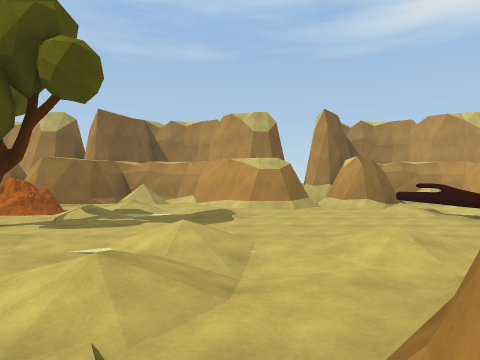
view 1 (above)

17 first-person views from a walk through a scene from a Unity 3-D project. The camera is 1.4 m above the floor, looks level and sees 75° across. The floor is counted in squares, 2 m on a side. Each view is taken from the middle of a square. On the plan, view 1 faces up. The plan holds only what a view shows up to about 10 squares ahead; the rest is blank. The place goes on beyond the plan. The player character is not drawn.

view 2
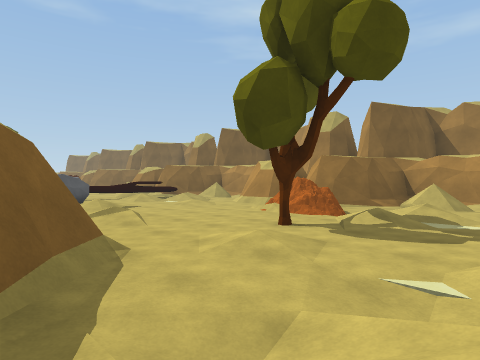

view 3
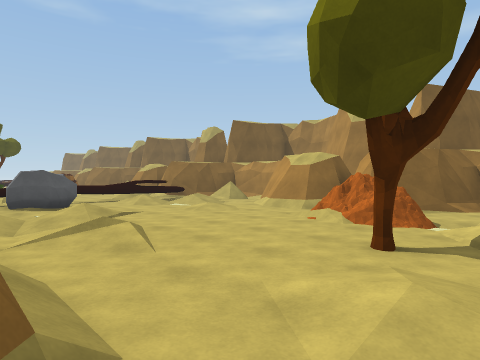

view 4
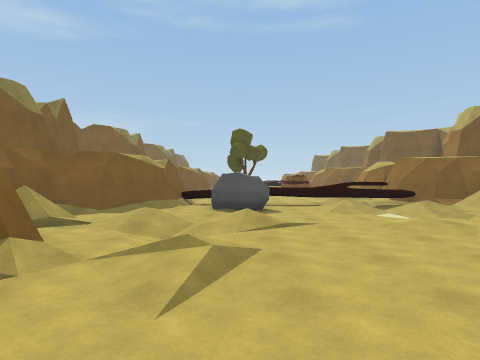

view 5
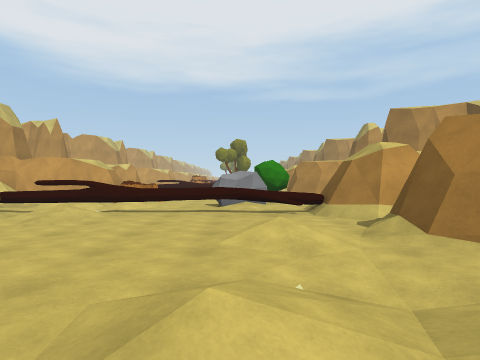

view 6
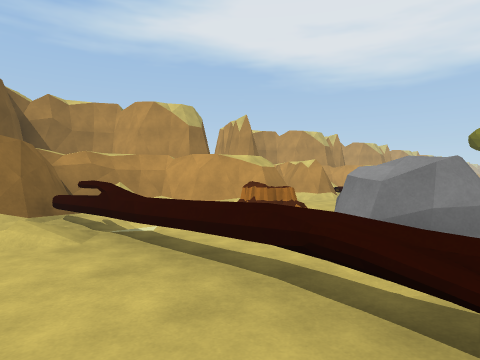

view 7
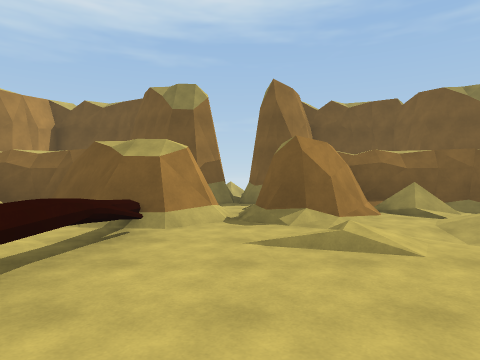

view 8
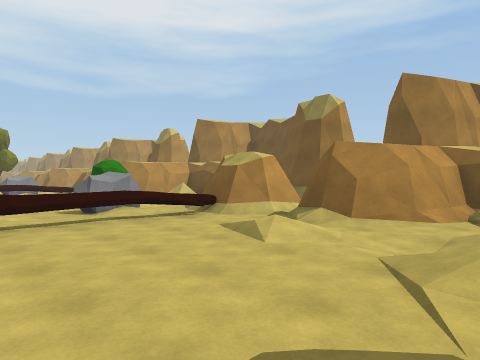

view 9
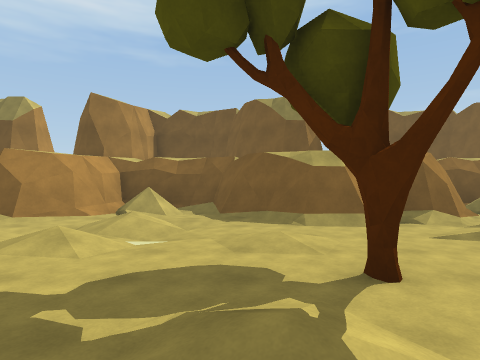

view 10
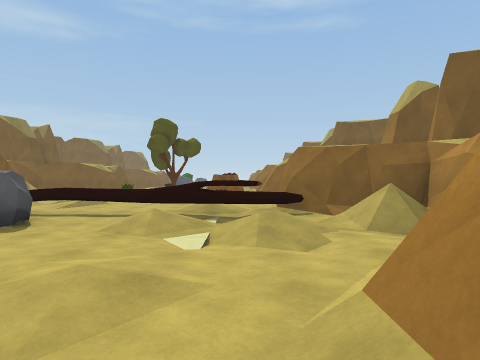

view 11
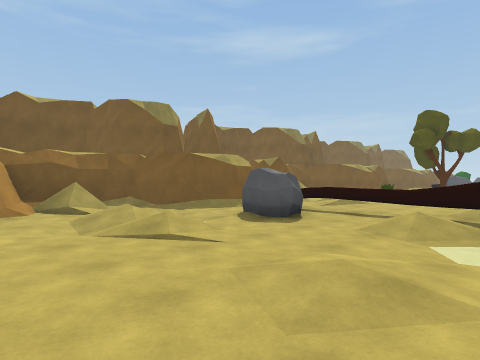

view 12
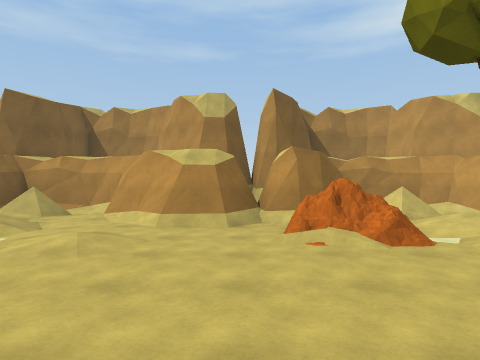

view 13
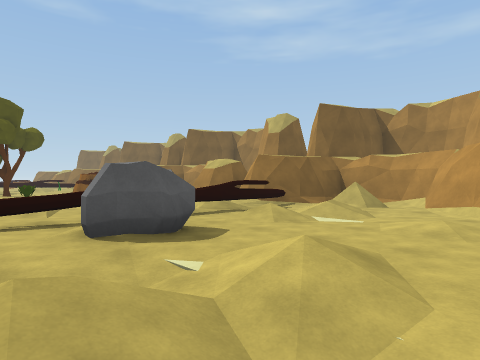

view 14
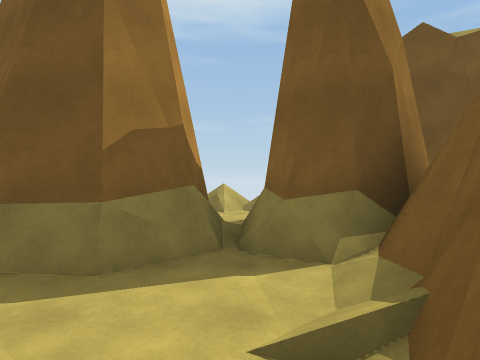

view 15
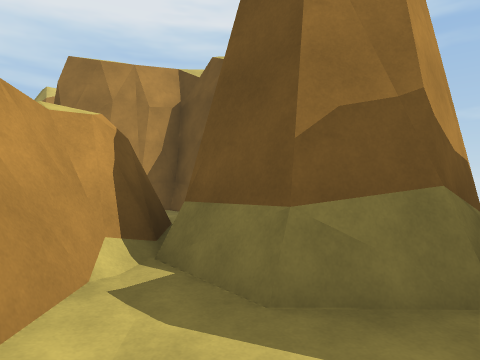

view 16
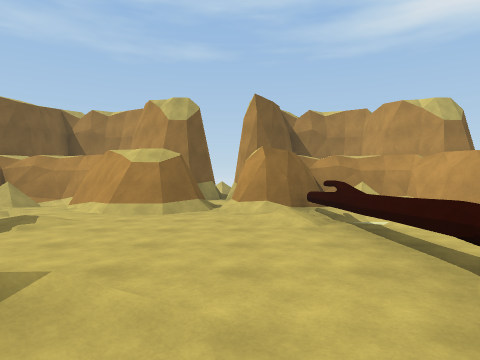

view 17
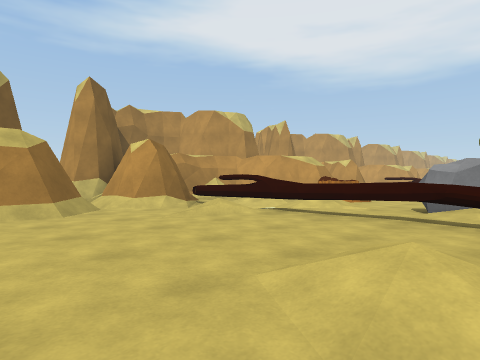

### Floor plan
Key: @ floor where view 1 was taken; # wall or solid block; x gap in a wall; . main floor; : floor 0.25 m higher than the main floor; - floor 0.25 m lower than the main floor; + floor 0.5 m higher than the main floor; / step, stairs or slope; = window, fence, low wall or low ledge; ^ raised ledge; T tree; R rock; O other object.
Columns run from 16 left of view 1 to 8 right of it. Each row starts with its distance up from view 1.
 12    ####    #####     ####
 11   ##//#    #///#     #^^#
 10   #//.######//.#######^^^
  9 ###.//.####/.:..##/##^^
  8 ^^^.//....OO-/......:^^^O
  7 ^^^./..:../O//.::.../^^ O
  6 ^^^./........:.......^^^^
  5 ^^^..../....T../.....^R^^
  4 ^^^.R.//./..::.//./..^ R^
  3 ^^^...//./...../-./..^R^O
  2 ^^##../:.####.-+..#.##^^^
  1    ##://##  ##./=##:###^
  0     ##//#    #//@##.###
 -1      ####    ######..:###
 -2                  ##.####
 -3                    x#
 -4                    ^#
 -5                    ^

Where each view was taken, in squares from view 1:
view 1: 0 up, 0 right, facing up
view 2: 1 up, 1 left, facing up-left
view 3: 2 up, 3 left, facing up-left
view 4: 4 up, 4 left, facing left
view 5: 4 up, 2 left, facing right
view 6: 3 up, 3 right, facing up-right
view 7: 7 up, 3 right, facing down
view 8: 7 up, 1 left, facing down-right
view 9: 8 up, 3 left, facing down
view 10: 8 up, 7 left, facing left
view 11: 8 up, 7 left, facing down-left
view 12: 3 up, 7 left, facing up
view 13: 2 up, 8 left, facing up-left
view 14: 1 up, 3 right, facing down
view 15: 0 up, 3 right, facing down-right
view 16: 2 up, 3 right, facing up
view 17: 3 up, 0 right, facing up-right
